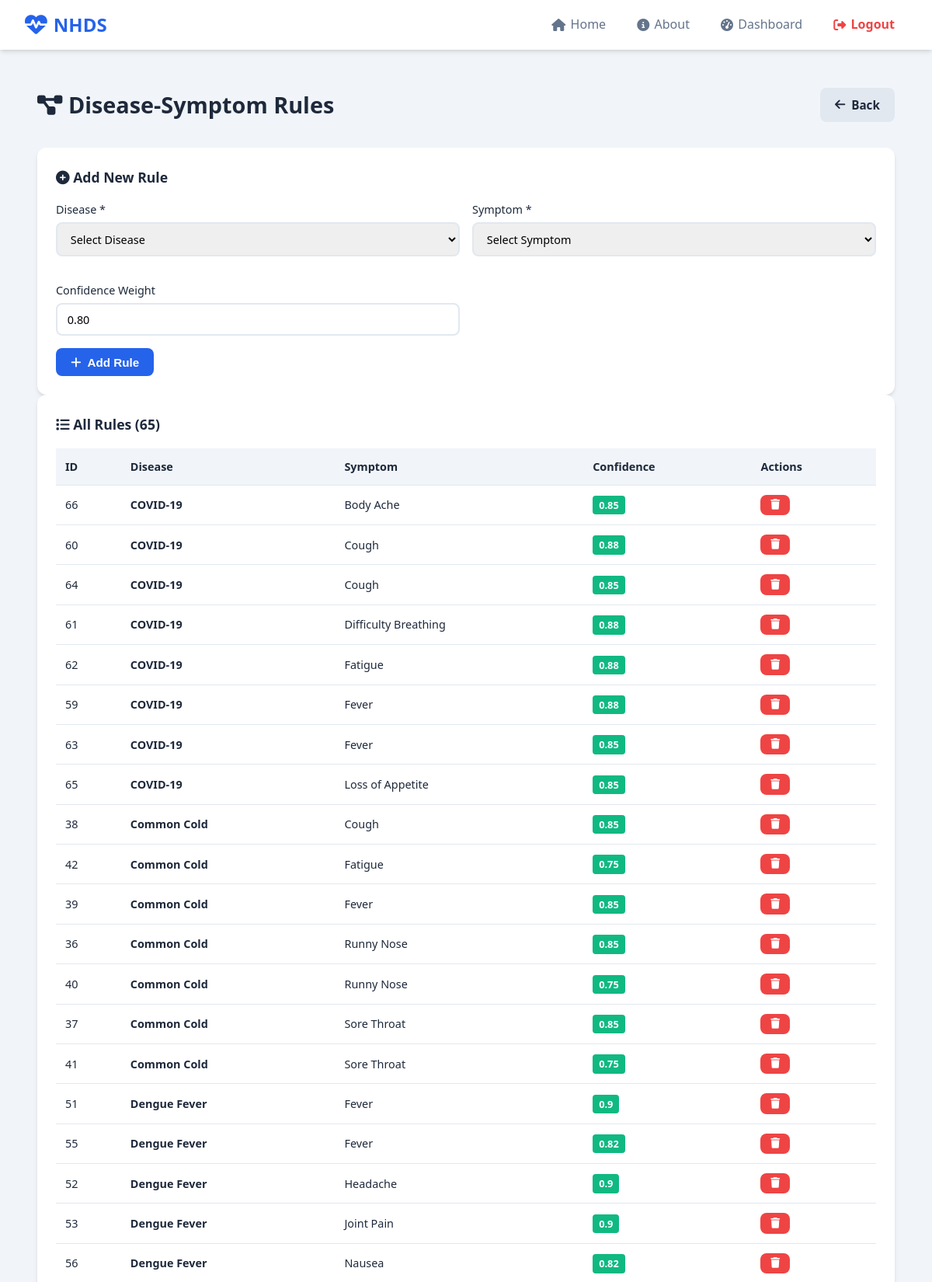
/admin/rules (signed in, upper part), run on the app's committed database.
### tables this page shows
CREATE TABLE disease_symptom_rules (rule_id INTEGER PRIMARY KEY AUTOINCREMENT, disease_id INTEGER NOT NULL, symptom_id INTEGER NOT NULL, confidence_weight REAL DEFAULT 1.0, FOREIGN KEY (disease_id) REFERENCES diseases(disease_id), FOREIGN KEY (symptom_id) REFERENCES symptoms(symptom_id));

CREATE TABLE diseases (disease_id INTEGER PRIMARY KEY AUTOINCREMENT, disease_name TEXT NOT NULL UNIQUE, description TEXT, severity_level TEXT, common_symptoms TEXT, created_at TIMESTAMP DEFAULT CURRENT_TIMESTAMP);

CREATE TABLE symptoms (symptom_id INTEGER PRIMARY KEY AUTOINCREMENT, symptom_name TEXT NOT NULL UNIQUE, symptom_category TEXT, description TEXT, created_at TIMESTAMP DEFAULT CURRENT_TIMESTAMP);

### app.py (the view)
@app.route('/admin/rules')
@admin_required
def admin_rules():
    db = get_db()
    cursor = db.execute('SELECT r.*, d.disease_name, s.symptom_name FROM disease_symptom_rules r JOIN diseases d ON r.disease_id = d.disease_id JOIN symptoms s ON r.symptom_id = s.symptom_id ORDER BY d.disease_name, s.symptom_name')
    rules = cursor.fetchall()
    cursor = db.execute('SELECT * FROM diseases ORDER BY disease_name')
    diseases = cursor.fetchall()
    cursor = db.execute('SELECT * FROM symptoms ORDER BY symptom_name')
    symptoms = cursor.fetchall()
    return render_template('admin/rules.html', rules=rules, diseases=diseases, symptoms=symptoms)

### app.py (called while the page is built)
def get_db():
    if 'db' not in g:
        g.db = sqlite3.connect(app.config['DATABASE'])
        g.db.row_factory = sqlite3.Row
    return g.db

def admin_required(f):
    @wraps(f)
    def decorated_function(*args, **kwargs):
        if 'user_id' not in session:
            flash('Please log in to access this page.', 'warning')
            return redirect(url_for('login'))
        if session.get('user_type') != 'admin':
            flash('Admin access required.', 'danger')
            return redirect(url_for('dashboard'))
        return f(*args, **kwargs)
    return decorated_function

### templates/admin/rules.html (shortened to what this page needs)
{% extends "base.html" %}
{% block content %}
<section class="admin-section">
    <div class="admin-header">
        <h1><i class="fas fa-project-diagram"></i> Disease-Symptom Rules</h1>
        <a href="{{ url_for('admin_dashboard') }}" class="btn btn-secondary"><i class="fas fa-arrow-left"></i> Back</a>
    </div>
    <div class="admin-card">
        <h2><i class="fas fa-plus-circle"></i> Add New Rule</h2>
        <form method="POST" action="{{ url_for('add_rule') }}" class="admin-form">
            <div class="form-row">
                <div class="form-group">
                    <label>Disease *</label>
                    <select name="disease_id" required>
                        <option value="">Select Disease</option>
                    </select>
                </div>
                <div class="form-group">
                    <label>Symptom *</label>
                    <select name="symptom_id" required>
                        <option value="">Select Symptom</option>
                    </select>
                </div>
                <div class="form-group">
                    <label>Confidence Weight</label>
                    <input type="number" name="confidence_weight" step="0.01" min="0" max="1" value="0.80" required>
                </div>
            </div>
            <button type="submit" class="btn btn-primary"><i class="fas fa-plus"></i> Add Rule</button>
        </form>
    </div>
    <div class="admin-card">
        <h2><i class="fas fa-list"></i> All Rules ({{ rules|length }})</h2>
        <div class="table-responsive">
            <table class="admin-table">
                <thead>
                    <tr>
                        <th>ID</th>
                        <th>Disease</th>
                        <th>Symptom</th>
                        <th>Confidence</th>
                        <th>Actions</th>
                    </tr>
                </thead>
                <tbody>
                    {% for rule in rules %}
                    <tr>
                        <td>{{ rule['rule_id'] }}</td>
                        <td><strong>{{ rule['disease_name'] }}</strong></td>
                        <td>{{ rule['symptom_name'] }}</td>
                        <td><span class="confidence-badge">{{ rule['confidence_weight'] }}</span></td>
                        <td>
                            <a href="{{ url_for('delete_rule', rule_id=rule['rule_id']) }}" class="btn btn-sm btn-danger" onclick="return confirm('Delete this rule?')"><i class="fas fa-trash"></i></a>
                        </td>
                    </tr>
                    {% endfor %}
                </tbody>
            </table>
        </div>
    </div>
</section>
{% endblock %}

### static/css/style.css (style rules this page uses)
:root { --primary: #2563eb; --primary-dark: #1d4ed8; --primary-light: #dbeafe; --secondary: #64748b; --success: #10b981; --danger: #ef4444; --warning: #f59e0b; --info: #3b82f6; --dark: #1e293b; --light: #f8fafc; --white: #ffffff; --gray-100: #f1f5f9; --gray-200: #e2e8f0; --gray-300: #cbd5e1; --gray-400: #94a3b8; --gray-500: #64748b; --shadow: 0 4px 6px -1px rgba(0,0,0,0.1), 0 2px 4px -1px rgba(0,0,0,0.06); --shadow-lg: 0 10px 15px -3px rgba(0,0,0,0.1), 0 4px 6px -2px rgba(0,0,0,0.05); --radius: 12px; --radius-sm: 8px; --transition: all 0.3s ease; }
* { margin: 0; padding: 0; box-sizing: border-box; }
body { font-family: 'Segoe UI', system-ui, -apple-system, sans-serif; background: var(--gray-100); color: var(--dark); line-height: 1.6; min-height: 100vh; display: flex; flex-direction: column; }
a { text-decoration: none; color: inherit; }
.btn { display: inline-flex; align-items: center; justify-content: center; gap: 0.5rem; padding: 0.6rem 1.2rem; border-radius: var(--radius-sm); border: none; font-size: 0.95rem; font-weight: 600; cursor: pointer; transition: var(--transition); }
.btn-primary { background: var(--primary); color: var(--white); }
.btn-secondary { background: var(--gray-200); color: var(--dark); }
.btn-danger { background: var(--danger); color: var(--white); }
.btn-sm { padding: 0.4rem 0.8rem; font-size: 0.85rem; }
.form-row { display: grid; grid-template-columns: 1fr 1fr; gap: 1rem; }
.admin-header { display: flex; justify-content: space-between; align-items: center; margin-bottom: 2rem; flex-wrap: wrap; gap: 1rem; }
.admin-header h1 { font-size: 1.8rem; }
.admin-card { background: var(--white); padding: 1.5rem; border-radius: var(--radius); box-shadow: var(--shadow); }
.admin-card h2 { font-size: 1.1rem; margin-bottom: 1rem; }
.admin-section { padding: 1rem; }
.admin-form .form-group { margin-bottom: 1rem; }
.admin-form label { display: block; margin-bottom: 0.3rem; font-weight: 500; font-size: 0.9rem; }
.admin-form input, .admin-form select, .admin-form textarea { width: 100%; padding: 0.6rem 0.8rem; border: 2px solid var(--gray-200); border-radius: var(--radius-sm); font-size: 0.9rem; font-family: inherit; }
.table-responsive { overflow-x: auto; }
.admin-table { width: 100%; border-collapse: collapse; font-size: 0.9rem; }
.admin-table th, .admin-table td { padding: 0.75rem; text-align: left; border-bottom: 1px solid var(--gray-200); }
.admin-table th { background: var(--gray-100); font-weight: 600; color: var(--gray-600); }
.confidence-badge { background: var(--success); color: var(--white); padding: 0.2rem 0.5rem; border-radius: 4px; font-size: 0.8rem; font-weight: 600; }

### data on the page
disease_symptom_rules: rule_id "66", disease_name "COVID-19", symptom_name "Body Ache", confidence_weight "0.85"
disease_symptom_rules: rule_id "60", disease_name "COVID-19", symptom_name "Cough", confidence_weight "0.88"
disease_symptom_rules: rule_id "64", disease_name "COVID-19", symptom_name "Cough", confidence_weight "0.85"
disease_symptom_rules: rule_id "61", disease_name "COVID-19", symptom_name "Difficulty Breathing", confidence_weight "0.88"
disease_symptom_rules: rule_id "62", disease_name "COVID-19", symptom_name "Fatigue", confidence_weight "0.88"
disease_symptom_rules: rule_id "59", disease_name "COVID-19", symptom_name "Fever", confidence_weight "0.88"
disease_symptom_rules: rule_id "63", disease_name "COVID-19", symptom_name "Fever", confidence_weight "0.85"
disease_symptom_rules: rule_id "65", disease_name "COVID-19", symptom_name "Loss of Appetite", confidence_weight "0.85"
disease_symptom_rules: rule_id "38", disease_name "Common Cold", symptom_name "Cough", confidence_weight "0.85"
disease_symptom_rules: rule_id "42", disease_name "Common Cold", symptom_name "Fatigue", confidence_weight "0.75"
disease_symptom_rules: rule_id "39", disease_name "Common Cold", symptom_name "Fever", confidence_weight "0.85"
disease_symptom_rules: rule_id "36", disease_name "Common Cold", symptom_name "Runny Nose", confidence_weight "0.85"
disease_symptom_rules: rule_id "40", disease_name "Common Cold", symptom_name "Runny Nose", confidence_weight "0.75"
disease_symptom_rules: rule_id "37", disease_name "Common Cold", symptom_name "Sore Throat", confidence_weight "0.85"
disease_symptom_rules: rule_id "41", disease_name "Common Cold", symptom_name "Sore Throat", confidence_weight "0.75"
disease_symptom_rules: rule_id "51", disease_name "Dengue Fever", symptom_name "Fever", confidence_weight "0.9"
disease_symptom_rules: rule_id "55", disease_name "Dengue Fever", symptom_name "Fever", confidence_weight "0.82"
disease_symptom_rules: rule_id "52", disease_name "Dengue Fever", symptom_name "Headache", confidence_weight "0.9"
disease_symptom_rules: rule_id "53", disease_name "Dengue Fever", symptom_name "Joint Pain", confidence_weight "0.9"
disease_symptom_rules: rule_id "56", disease_name "Dengue Fever", symptom_name "Nausea", confidence_weight "0.82"

### other printed values
{{ rules|length }} "65"
